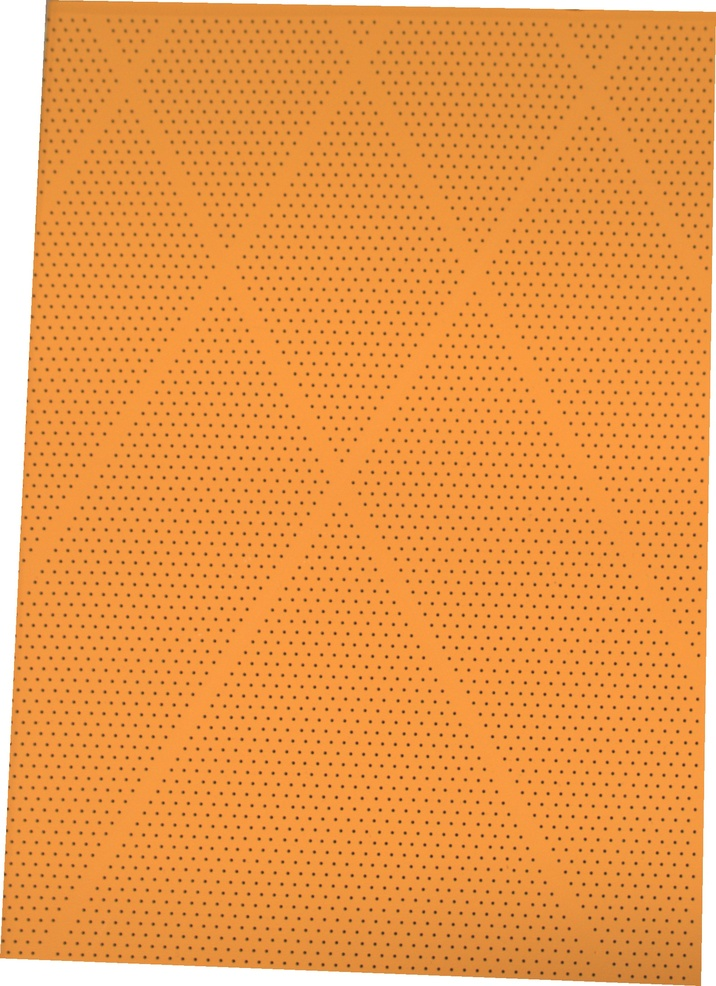
#> input picture output/roi/1_crop.jpg, 716 x 986 px, shrunk from 1631 x 2245 before the run; its folder holds only this picture in this run
$ python extract_holes2.py
#> lines starting #> are read from the running program, lines starting #| are printed output that depends on the picture; after the words box and inside, x2 and y2 are one past the last pixel; in counts of white or black regions, pixels touching at a corner belong together
### src1/utils.py
from __future__ import annotations

from pathlib import Path

import cv2
import numpy as np


IMAGE_SUFFIXES = {".jpg", ".jpeg", ".png", ".bmp", ".tif", ".tiff"}


# [33 lines left out: functions odd_at_least, smooth_projection, longest_active_span, not called in this run]


def load_bgr_image(image_path: Path) -> np.ndarray:
    image = cv2.imread(str(image_path))
#> image is the input picture: shape (986, 716, 3); mean B, G, R 74.2, 153.1, 235.8
    if image is None:
        raise RuntimeError(f"Failed to read image: {image_path}")
    return image


# [6 lines left out: function load_binary_mask, not called in this run]


def iter_image_paths(path: Path, stem_suffix: str | None = None) -> list[Path]:
    if path.is_file():
        return [path]
    image_paths = [item for item in path.iterdir() if item.suffix.lower() in IMAGE_SUFFIXES]
    if stem_suffix is not None:
        image_paths = [item for item in image_paths if item.stem.endswith(stem_suffix)]
    return sorted(image_paths)


# [4 lines left out: function iter_mask_paths, not called in this run]


def ensure_dir(path: Path) -> None:
    path.mkdir(parents=True, exist_ok=True)


def write_image(path: Path, image: np.ndarray) -> None:
    ensure_dir(path.parent)
    cv2.imwrite(str(path), image)


# [25 lines left out: functions build_hole_response, derive_roi_path, not called in this run]

### src1/extract_holes2.py
from __future__ import annotations

import argparse
import time
from pathlib import Path

import cv2
import numpy as np

from src1.utils import build_hole_response, iter_image_paths, load_bgr_image, write_image


CLAHE_CLIP_LIMIT = 2.0
CLAHE_TILE_GRID = (8, 8)
BLACKHAT_KERNEL_SIZE = 7
MIN_FILL_RATIO = 0.5  # 保持原参数不变

RESPONSE_MODES = ("multi", "gray")


# [28 lines left out: functions build_single_channel_response, build_response, build_preview_image, not called in this run]


def build_hole_mask_and_centers(
    image: np.ndarray,
    min_area: int = 6,
    max_area: int = 120,
    max_aspect_ratio: float = 1.8,
    response: np.ndarray | None = None,
    response_mode: str = "multi",
    discard_border_components: bool = False,
) -> tuple[np.ndarray, np.ndarray, np.ndarray]:

    # === 弃用黑帽变换，改用自适应阈值直接提取 ===
#> called with min_area = 6, max_area = 120, max_aspect_ratio = 1.8, response_mode = 'multi', discard_border_components = False
    gray = cv2.cvtColor(image, cv2.COLOR_BGR2GRAY)
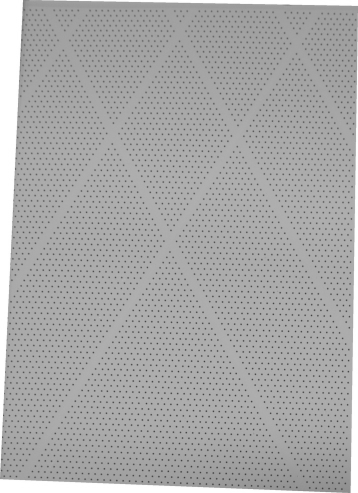
#> gray: shape (986, 716) (shown at 1/2 size); min 42, max 255, mean 168.9
    binary = cv2.adaptiveThreshold(
        gray, 255,
        cv2.ADAPTIVE_THRESH_GAUSSIAN_C,
        cv2.THRESH_BINARY_INV,
        blockSize=31,  # 局部观察窗口：保持原参数不动
        C=7            # 灵敏度：保持原参数不动
    )
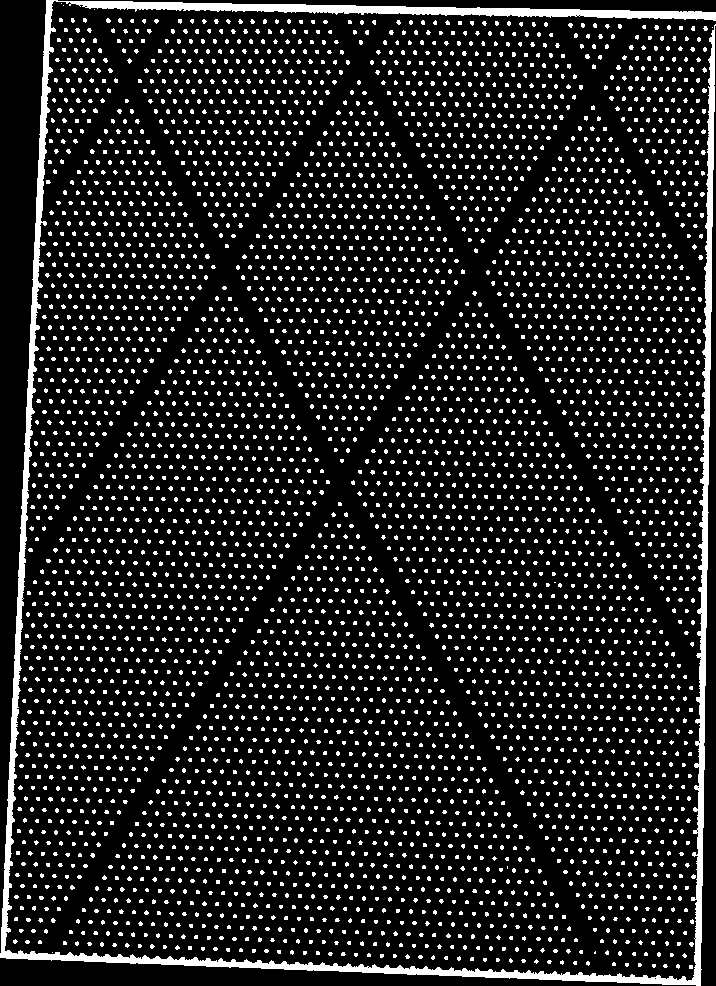
#> binary: shape (986, 716); 12.5% white; 4358 white regions (4353 under 20 px), largest, box (x1, y1, x2, y2) and area: (0, 0, 716, 986) 21749, (585, 54, 590, 59) 20, (702, 88, 707, 93) 20, (638, 190, 643, 195) 20, (205, 254, 210, 259) 20

    # 保存带有原始噪点的二值图供 --save-response 查看
    response = binary.copy()

    # === 1. 找怪物阶段：只用闭操作！利用细碎噪点把缝线连成一片 ===
    merge_kernel = cv2.getStructuringElement(cv2.MORPH_ELLIPSE, (5, 5))
    merged_binary = cv2.morphologyEx(binary, cv2.MORPH_CLOSE, merge_kernel)
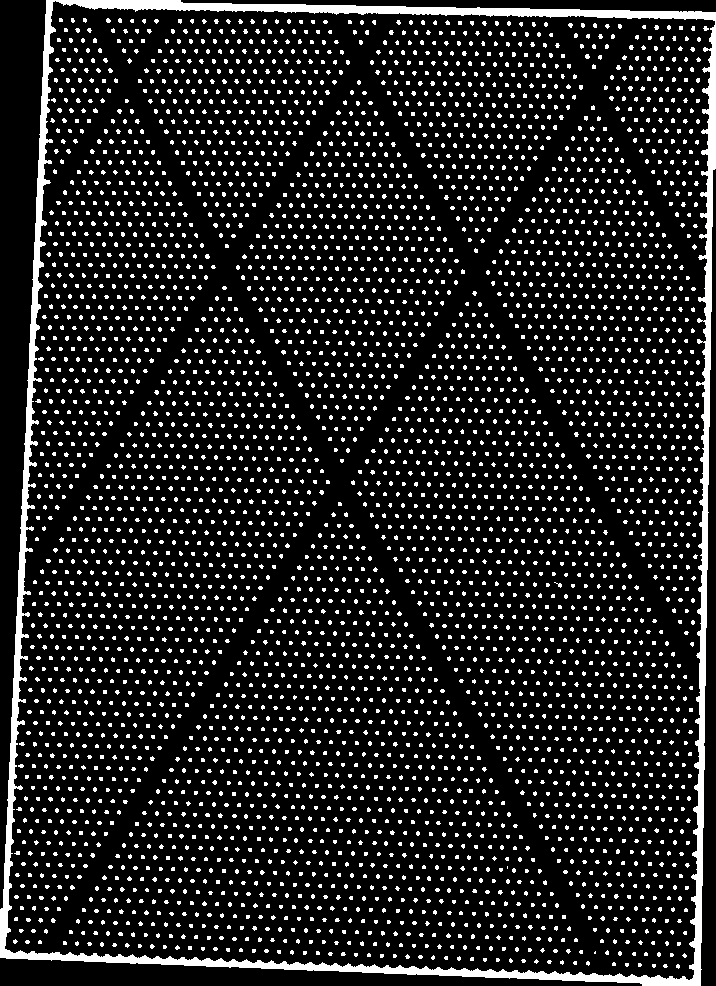
#> merged_binary: shape (986, 716); 12.8% white; 4314 white regions (4309 under 20 px), largest, box (x1, y1, x2, y2) and area: (0, 0, 716, 986) 23935, (703, 26, 709, 31) 20, (585, 54, 590, 59) 20, (638, 190, 643, 195) 20, (205, 254, 210, 259) 20

    # 2. 在“闭操作”后的图像上计算连通域。
    num_labels, labels, stats, centroids = cv2.connectedComponentsWithStats(merged_binary, connectivity=8)
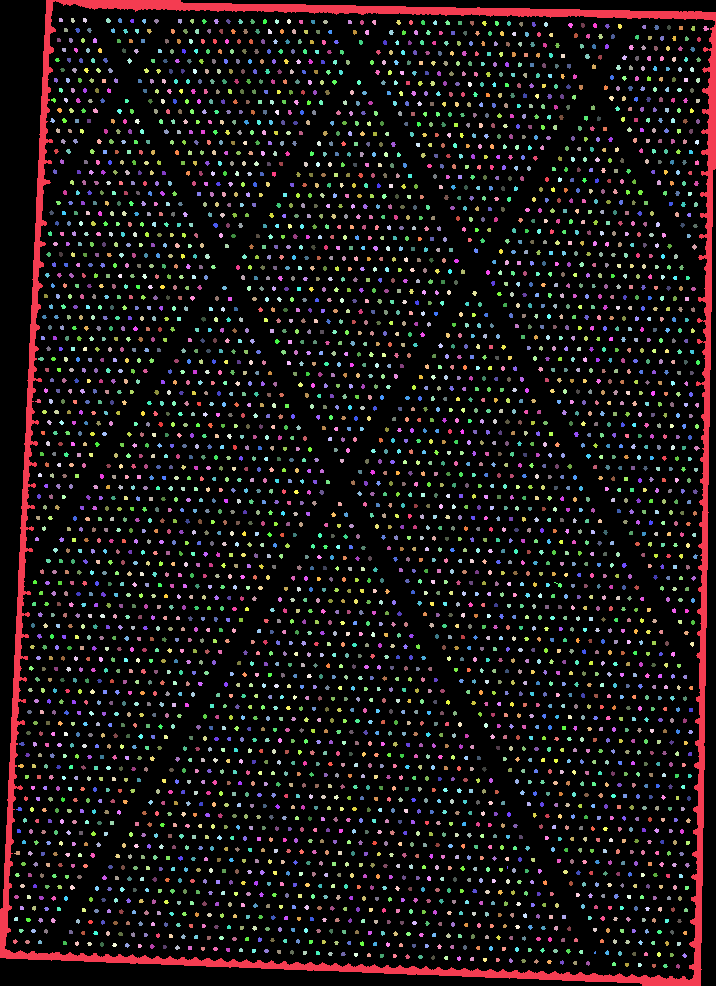
#> labels: shape (986, 716) int32; 4315 distinct labels, from 0 to 4314; one colour per label, 0 black
#> num_labels = 4315; centroids = 4315 pairs, first value 14.69 to 705.4, second value 19.6 to 965.9

    areas = stats[:, cv2.CC_STAT_AREA].astype(np.int32)
#> areas = 4315 values, max 615862 at index 0, min 3 at index 3904, mean 163.6
    widths = stats[:, cv2.CC_STAT_WIDTH].astype(np.int32)
#> widths = 4315 values, max 716 at index 0, min 1 at index 3904, mean 4.59
    heights = stats[:, cv2.CC_STAT_HEIGHT].astype(np.int32)
#> heights = 4315 values, max 986 at index 0, min 3 at index 3904, mean 4.97

    short_side = np.maximum(1, np.minimum(widths, heights)).astype(np.float32)
#> short_side = 4315 values, max 716 at index 0, min 1 at index 3904, mean 4.47
    long_side = np.maximum(widths, heights).astype(np.float32)
#> long_side = 4315 values, max 986 at index 0, min 3 at index 3904, mean 5.09
    aspect_ratio = long_side / short_side
#> aspect_ratio = 4315 values, max 3 at index 3904, min 1 at index 2, mean 1.12
    fill_ratio = areas.astype(np.float32) / np.maximum(1, widths * heights).astype(np.float32)
#> fill_ratio = 4315 values, max 1 at index 31, min 0.0339 at index 1, mean 0.81

    # 3. 连通域过滤：缝线怪物在这里被拦截
    keep = (
        (areas >= int(min_area))
        & (areas <= int(max_area))
        & (aspect_ratio <= float(max_aspect_ratio))
        & (fill_ratio >= float(MIN_FILL_RATIO))
    )
    keep[0] = False

    if discard_border_components and num_labels > 1:
        border_ids = np.unique(
            np.concatenate((labels[0, :], labels[-1, :], labels[:, 0], labels[:, -1]))
        )
        border_mask = np.zeros(num_labels, dtype=bool)
        border_mask[border_ids] = True
        keep &= ~border_mask
        keep[0] = False

    # 4. 提取出合法的孔洞区域轮廓
    valid_regions_mask = (keep[labels].astype(np.uint8) * 255)
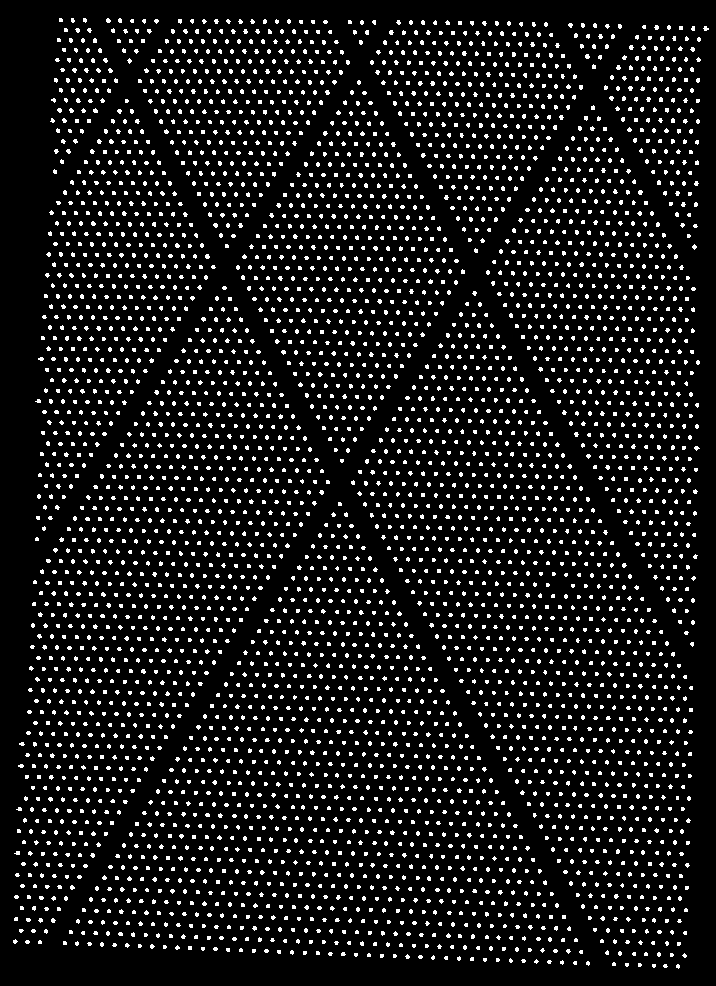
#> valid_regions_mask: shape (986, 716); 9.4% white in thin lines or dots

    # 5. 取交集，剥离周围大范围噪点，提取出原始带有毛刺的真实孔洞
    hole_mask = cv2.bitwise_and(binary, valid_regions_mask)
#> hole_mask: shape (986, 716); 9.4% white in thin lines or dots

    # === 终极抛光阶段：把开运算放在这里！ ===
    # 此时缝线已过滤完毕，只剩真实孔洞。用 3x3 开运算清理孔洞边缘的微小毛刺。
    # 小图片
    clean_kernel = cv2.getStructuringElement(cv2.MORPH_ELLIPSE, (3, 3))
    hole_mask = cv2.morphologyEx(hole_mask, cv2.MORPH_OPEN, clean_kernel)
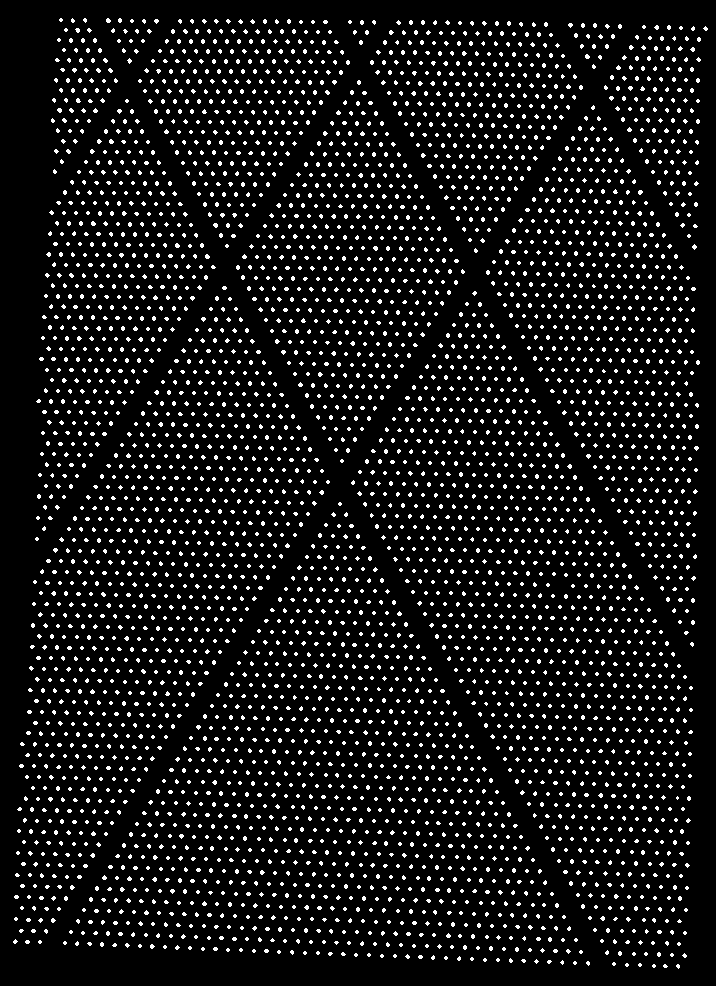
#> hole_mask: shape (986, 716); 8.5% white in thin lines or dots
    # 大图片
    # clean_kernel = cv2.getStructuringElement(cv2.MORPH_ELLIPSE, (6, 6))
    # hole_mask = cv2.morphologyEx(hole_mask, cv2.MORPH_OPEN, clean_kernel)
    # ======================================

    # 重新在干净抛光后的 mask 上计算质心返回
    num_final, _, _, final_centroids = cv2.connectedComponentsWithStats(hole_mask, connectivity=8)
#> num_final = 4311; final_centroids = 4311 pairs, first value 14.8 to 705.2, second value 19.5 to 965.8
    centers = final_centroids[1:].astype(np.float32) if num_final > 1 else np.empty((0, 2), dtype=np.float32)
#> centers = 4310 pairs, first value 14.8 to 705.2, second value 19.5 to 965.8

    return response, hole_mask, centers


def build_hole_mask(
    image: np.ndarray,
    min_area: int = 6,
    max_area: int = 120,
    max_aspect_ratio: float = 1.8,
    response: np.ndarray | None = None,
    response_mode: str = "multi",
    discard_border_components: bool = False,
) -> tuple[np.ndarray, np.ndarray]:
    response, hole_mask, _ = build_hole_mask_and_centers(
        image=image,
        min_area=min_area,
        max_area=max_area,
        max_aspect_ratio=max_aspect_ratio,
        response=response,
        response_mode=response_mode,
        discard_border_components=discard_border_components,
    )
    return response, hole_mask


def build_hole_artifacts(
    image: np.ndarray,
    min_area: int = 6,
    max_area: int = 120,
    max_aspect_ratio: float = 1.8,
    response: np.ndarray | None = None,
    response_mode: str = "multi",
    discard_border_components: bool = False,
    build_inverted: bool = True,
    build_preview: bool = True,
) -> tuple[np.ndarray, np.ndarray, np.ndarray, np.ndarray]:
    response, hole_mask = build_hole_mask(
        image=image,
        min_area=min_area,
        max_area=max_area,
        max_aspect_ratio=max_aspect_ratio,
        response=response,
        response_mode=response_mode,
        discard_border_components=discard_border_components,
    )

    inverted = cv2.bitwise_not(hole_mask) if build_inverted else np.empty((0, 0), dtype=np.uint8)
#> inverted = empty array
    preview = build_preview_image(image, hole_mask) if build_preview else np.empty((0, 0, 3), dtype=np.uint8)
#> preview = empty array
    return response, hole_mask, inverted, preview


def process_path(
    image_path: Path,
    output_dir: Path,
    min_area: int,
    max_area: int,
    max_aspect_ratio: float,
    response_mode: str = "multi",
    discard_border_components: bool = False,
    save_response: bool = False,
    save_inverted: bool = False,
    save_preview: bool = False,
) -> None:
    image = load_bgr_image(image_path)

    response, hole_mask, inverted, preview = build_hole_artifacts(
        image,
        min_area=min_area,
        max_area=max_area,
        max_aspect_ratio=max_aspect_ratio,
        response_mode=response_mode,
        discard_border_components=discard_border_components,
        build_inverted=save_inverted,
        build_preview=save_preview,
    )
#> inverted = empty array; preview = empty array

    stem = image_path.stem
    write_image(output_dir / f"{stem}_holes_bw.png", hole_mask)

    if save_response:
        write_image(output_dir / f"{stem}_blackhat.png", response)
    if save_inverted:
        write_image(output_dir / f"{stem}_holes_bw_inverted.png", inverted)
    if save_preview:
        write_image(output_dir / f"{stem}_holes_preview.png", preview)


def main() -> None:
    wall_start = time.perf_counter()

    parser = argparse.ArgumentParser(description="Extract perforation holes into a binary image.")
    parser.add_argument("--input", default="output/roi", help="Image file or directory.")
    parser.add_argument("--output", default="output/holes", help="Directory for result images.")
    parser.add_argument("--min-area", type=int, default=6, help="Minimum connected-component area.")
    parser.add_argument("--max-area", type=int, default=120, help="Maximum connected-component area.")
    parser.add_argument(
        "--max-aspect-ratio",
        type=float,
        default=1.8,
        help="Reject components more elongated than this ratio.",
    )
    parser.add_argument(
        "--response-mode",
        choices=RESPONSE_MODES,
        default="multi",
        help="Hole response mode: multi is more robust to color changes, gray is faster.",
    )
    parser.add_argument(
        "--discard-border-components",
        action="store_true",
        help="Drop connected components touching the image border.",
    )
    parser.add_argument(
        "--save-debug",
        action="store_true",
        help="Save blackhat, inverted, and preview images.",
    )
    parser.add_argument(
        "--save-response",
        action="store_true",
        help="Save blackhat response image.",
    )
    parser.add_argument(
        "--save-inverted",
        action="store_true",
        help="Save inverted binary mask.",
    )
    parser.add_argument(
        "--save-preview",
        action="store_true",
        help="Save preview image with detected holes painted white.",
    )
    args = parser.parse_args()

    image_paths = iter_image_paths(Path(args.input), stem_suffix="_crop")
    if not image_paths:
        raise RuntimeError(f"No ROI crop images found under: {args.input}")

    save_response = args.save_debug or args.save_response
    save_inverted = args.save_debug or args.save_inverted
    save_preview = args.save_debug or args.save_preview

    output_dir = Path(args.output)
    for image_path in image_paths:
        process_path(
            image_path=image_path,
            output_dir=output_dir,
            min_area=args.min_area,
            max_area=args.max_area,
            max_aspect_ratio=args.max_aspect_ratio,
            response_mode=args.response_mode,
            discard_border_components=args.discard_border_components,
            save_response=save_response,
            save_inverted=save_inverted,
            save_preview=save_preview,
        )

    wall_elapsed = time.perf_counter() - wall_start
    print(f"wall: {wall_elapsed:.3f}s")


if __name__ == "__main__":
    main()
